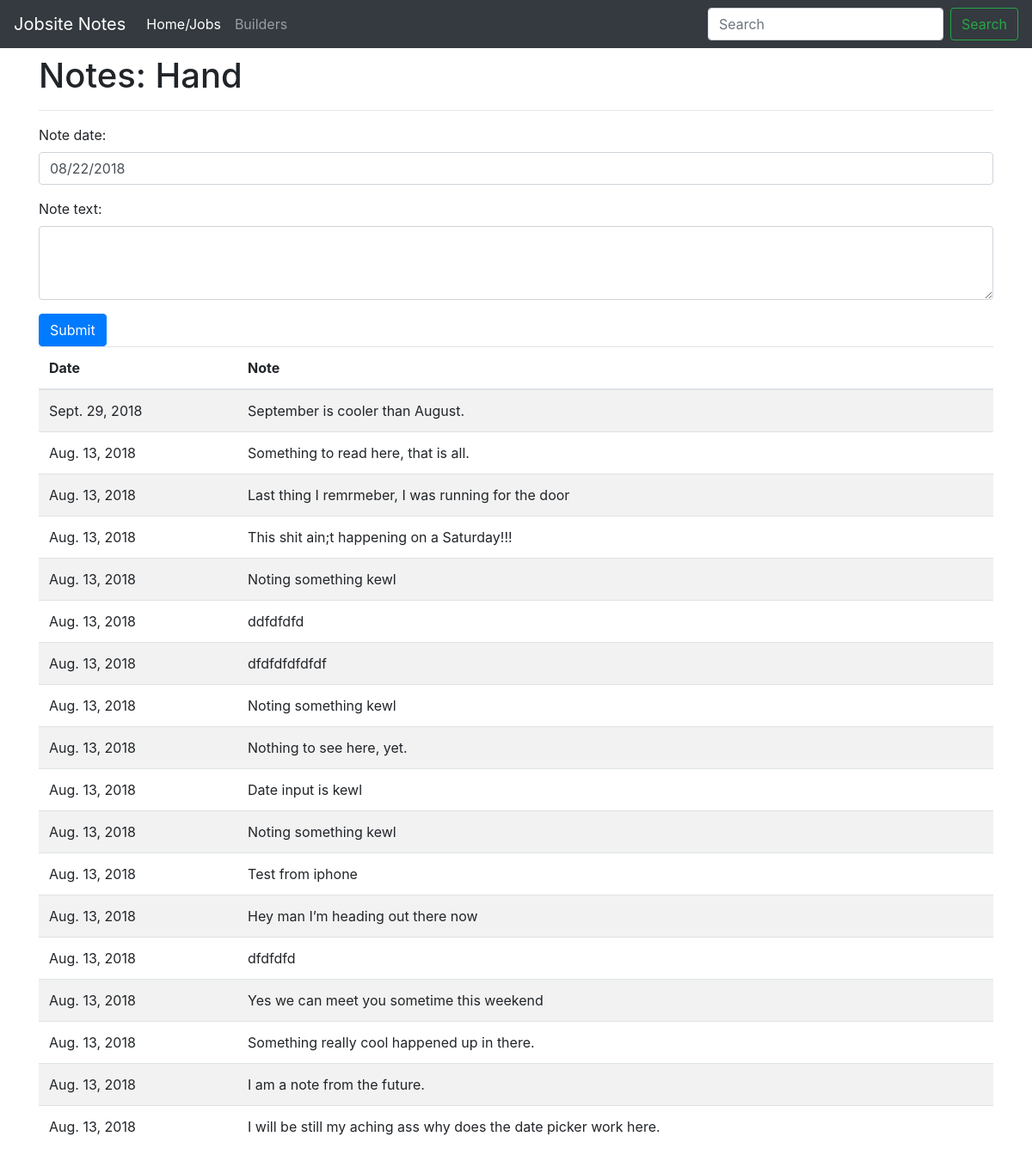
Screenshot of /jobnotes/1/ with the database file from the repository.
### PhilsNotesApp/models.py (models this page shows, shortened)
class Job(models.Model):
    job_name = models.CharField(db_index=True, max_length=50)
    job_address = models.CharField(max_length=50, blank=True)
    job_city = models.CharField(max_length=50, blank=True)
    job_county = models.CharField(max_length=50, blank=True)
    builder = models.ForeignKey(Builder, blank=True, null=True)
    customer_name = models.CharField(db_index=True, max_length=100, blank=True)
    home_phone = models.CharField(max_length=20, blank=True)
    cell_phone = models.CharField(max_length=20, blank=True)
    cell_phone_2 = models.CharField(max_length=20, blank=True)
    work_phone = models.CharField(max_length=20, blank=True)
    email_1 = models.CharField(max_length=75, blank=True)
    email_2 = models.CharField(max_length=75, blank=True)
    class Meta:
        verbose_name = "Job"
        verbose_name_plural = "Jobs"

class JobNote(models.Model):
    job = models.ForeignKey(Job)
    note_date = models.DateField(db_index=True)
    note_text = models.CharField(max_length=2048)  # just cuz it feels right to be actually 2K.
    class Meta:
        verbose_name = "Job Note"
        verbose_name_plural = "Job Notes"

### PhilsNotesApp/views.py (the view)
# urls.py: url(r'^jobnotes/(?P<job_id>\d+)/$', views.jobnotes, name="jobnotes"),
def jobnotes(request, job_id):
    job = get_object_or_404(Job, pk=job_id)
    jobnotes = JobNote.objects.filter(job=job).order_by('-note_date')
    noteform = JobNoteForm()
    return render(request, 'jobnotes.html', {'noteform': noteform, 'job': job, 'jobnotes': jobnotes})

### PhilsNotesApp/forms.py
class JobNoteForm(ModelForm):
    class Meta:
        model = JobNote
        fields = ['note_date', 'note_text']
        widgets = {
            'note_text': forms.Textarea(attrs={'rows': '3'}),
        }

### PhilsNotesApp/templates/jobnotes.html (shortened to what this page needs)
{% extends 'base.html' %}
{% load widget_tweaks %}
{% block content %}
<h1>Notes: {{ job.job_name }}</h1>
<hr>
<form method="post" action="savenote/">
    {% for field in noteform.visible_fields %}
      <div class="form-group">
        {{ field.label_tag }}
        {% render_field field class="form-control" %}
      </div>
    {% endfor %}
    <button type="submit" class="btn btn-primary">Submit</button>
  </form>
  <table class="table table-striped">
      <thead>
          <tr>
          <th scope="col">Date</th>
          <th scope="col">Note</th>
          </tr>
      </thead>
      <tbody>
        {% for note in jobnotes %}
        <tr>
            <td>{{ note.note_date }}</td>
            <td>{{ note.note_text }}</td>
        </tr>
        {% endfor %}
    </tbody>
  </table>
{% endblock %}

### PhilsNotesApp/templates/base.html (shortened to what this page needs)
{% load static %}
<!DOCTYPE html>
<html>
<head>
    <link rel="stylesheet" href="https://stackpath.bootstrapcdn.com/bootstrap/4.1.1/css/bootstrap.min.css">
    <link rel="stylesheet" href="https://use.fontawesome.com/releases/v5.2.0/css/all.css">
    <link rel="stylesheet" href="//code.jquery.com/ui/1.12.1/themes/base/jquery-ui.css">
</head>
<body>
        <nav class="navbar navbar-expand-md navbar-dark bg-dark fixed-top">
                <a class="navbar-brand" href="#">Jobsite Notes</a>
                <div class="collapse navbar-collapse" id="navbarsExampleDefault">
                  <ul class="navbar-nav mr-auto">
                    <li class="nav-item active">
                      <a class="nav-link" href="/">Home/Jobs</a>
                    </li>
                    <li class="nav-item">
                        <a class="nav-link" href="/builders/">Builders</a>
                    </li>
                  </ul>
                  <form class="form-inline my-2 my-lg-0">
                    <input class="form-control mr-sm-2" type="text" placeholder="Search" aria-label="Search">
                    <button class="btn btn-outline-success my-2 my-sm-0" type="submit">Search</button>
                  </form>
                </div>
              </nav>
    <main role="main" class="container">
            {% block content %}
            {% endblock %}
    </main>
</body>
</html>

### PhilsNotesApp/templates/base.html (style rules this page uses)
body { padding-top: 4rem; }

### rows the page displays
Job: job_name "Hand"
JobNote: note_date "Sept. 29, 2018", note_text "September is cooler than August."
JobNote: note_date "Aug. 13, 2018", note_text "Something to read here, that is all."
JobNote: note_date "Aug. 13, 2018", note_text "Last thing I remrmeber, I was running for the door"
JobNote: note_date "Aug. 13, 2018", note_text "This shit ain;t happening on a Saturday!!!"
JobNote: note_date "Aug. 13, 2018", note_text "Noting something kewl"
JobNote: note_date "Aug. 13, 2018", note_text "ddfdfdfd"
JobNote: note_date "Aug. 13, 2018", note_text "dfdfdfdfdfdf"
JobNote: note_date "Aug. 13, 2018", note_text "Noting something kewl"
JobNote: note_date "Aug. 13, 2018", note_text "Nothing to see here, yet."
JobNote: note_date "Aug. 13, 2018", note_text "Date input is kewl"
JobNote: note_date "Aug. 13, 2018", note_text "Noting something kewl"
JobNote: note_date "Aug. 13, 2018", note_text "Test from iphone"
JobNote: note_date "Aug. 13, 2018", note_text "Hey man I’m heading out there now"
JobNote: note_date "Aug. 13, 2018", note_text "dfdfdfd"
JobNote: note_date "Aug. 13, 2018", note_text "Yes we can meet you sometime this weekend"
JobNote: note_date "Aug. 13, 2018", note_text "Something really cool happened up in there."
JobNote: note_date "Aug. 13, 2018", note_text "I am a note from the future."
JobNote: note_date "Aug. 13, 2018", note_text "I will be still my aching ass why does the date picker work here."

### other values shown
{{ field.label_tag }} "Note date:" "Note text:"
